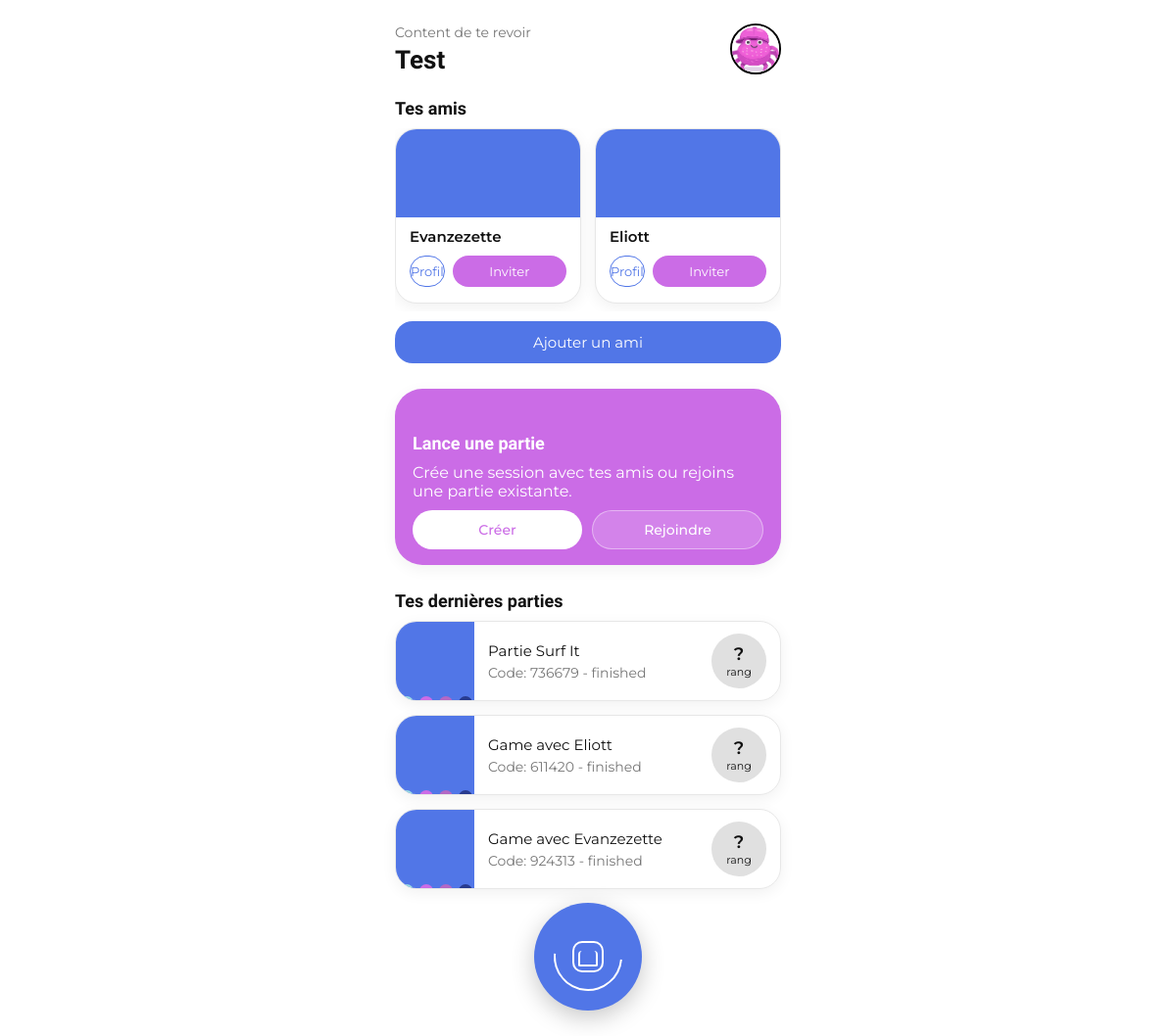
The page /home.php (signed in) on the database its author committed.
### tables this page shows
CREATE TABLE `joueurs` (
  `user_id` int NOT NULL,
  `nom` varchar(50) NOT NULL,
  `email` varchar(100) NOT NULL,
  `mot_de_passe` varchar(255) NOT NULL,
  `points_totaux` int DEFAULT '0',
  `victoires_totales` int DEFAULT '0',
  `date_creation` datetime DEFAULT CURRENT_TIMESTAMP,
  `avatar_path` varchar(255) DEFAULT NULL
);

CREATE TABLE `game_session` (
  `id` int NOT NULL,
  `host_id` int NOT NULL,
  `code` char(6) NOT NULL,
  `nom` varchar(100) DEFAULT NULL,
  `created_at` datetime DEFAULT CURRENT_TIMESTAMP,
  `finished_at` datetime DEFAULT NULL,
  `duration_seconds` int DEFAULT NULL,
  `status` enum('open','in_progress','finished') DEFAULT 'open'
);

### home.php (the view, shortened to what this page needs)
<?php
require 'db.php';
$currentUserId = (int) $_SESSION['user_id'];
$userStmt = $db->prepare("SELECT nom, avatar_path FROM joueurs WHERE user_id = ?");
$userStmt->execute([$currentUserId]);
$user = $userStmt->fetch(PDO::FETCH_ASSOC);
$avatarPath = !empty($user['avatar_path']) ? $user['avatar_path'] : 'avatars/avatar1.png';
$friendsStmt = $db->prepare("
    (
        SELECT j.user_id, j.nom, j.avatar_path
        FROM friends f
        JOIN joueurs j ON j.user_id = f.requested_id
        WHERE f.requester_id = ? AND f.status = 'accepted'
    )
    UNION
    (
        SELECT j.user_id, j.nom, j.avatar_path
        FROM friends f
        JOIN joueurs j ON j.user_id = f.requester_id
        WHERE f.requested_id = ? AND f.status = 'accepted'
    )
");
$friendsStmt->execute([$currentUserId, $currentUserId]);
$friends = $friendsStmt->fetchAll(PDO::FETCH_ASSOC);
$gamesStmt = $db->prepare("
    SELECT
        g.id,
        g.nom,
        g.code,
        g.status,
        g.created_at,
        g.finished_at
    FROM game_players gp
    JOIN game_session g ON g.id = gp.game_id
    WHERE gp.user_id = ?
      AND g.status = 'finished'
    ORDER BY COALESCE(g.finished_at, g.created_at) DESC
    LIMIT 5
");
$gamesStmt->execute([$currentUserId]);
$recentGames = $gamesStmt->fetchAll(PDO::FETCH_ASSOC);
?>
<!DOCTYPE html>
<html lang="fr">
<head>
    <link rel="stylesheet" href="home.css">
</head>
<body data-user-id="<?php echo (int)$currentUserId; ?>">
<div class="app">
    <header class="header">
        <div>
            <div class="header-text-small text-font">Content de te revoir</div>
            <div class="header-name title-font"><?php echo htmlspecialchars($user['nom']); ?></div>
        </div>
        <div class="avatar-circle" id="goToStats">
            <img src="<?php echo htmlspecialchars($avatarPath); ?>" alt="Avatar" class="avatar-img">
        </div>
    </header>
    <section class="friends-wrapper">
        <h2 class="section-title title-font">Tes amis</h2>
        <div class="friends-slider">
            <?php if (!empty($friends)): ?>
                <?php foreach ($friends as $f): ?>
                    <article class="friend-card">
                        <div class="friend-banner"></div>
                        <div class="friend-content">
                            <div class="friend-name text-font">
                                <?php echo htmlspecialchars($f['nom']); ?>
                            </div>
                            <div class="friend-actions-row">
                                <form method="GET" action="friend_profile.php">
                                    <button type="submit" class="friend-profile-btn text-font">Profil</button>
                                </form>
                                <button
                                    type="button"
                                    class="friend-invite-btn text-font"
                                    data-friend-id="<?php echo (int) $f['user_id']; ?>">
                                    Inviter
                                </button>
                            </div>
                        </div>
                    </article>
                <?php endforeach; ?>
            <?php else: ?>
                <p class="text-font no-games-text">Tu n as pas encore d amis, utilise le bouton ci dessous pour en ajouter.</p>
            <?php endif; ?>
        </div>
        <button class="add-friend-btn" id="btnAddFriend">Ajouter un ami</button>
    </section>
    <section class="game-actions">
        <div class="game-actions-card">
            <div class="game-actions-title title-font">Lance une partie</div>
            <p class="text-font">Crée une session avec tes amis ou rejoins une partie existante.</p>
            <div class="game-actions-buttons">
                <button class="btn-pill btn-create text-font" id="btnCreateGame">Créer</button>
                <button class="btn-pill btn-join text-font" id="btnJoinGame">Rejoindre</button>
            </div>
        </div>
    </section>
    <section class="recent-section">
        <h3 class="section-title title-font">Tes dernières parties</h3>
        <?php if (!empty($recentGames)): ?>
            <?php foreach ($recentGames as $g): ?>
                <article class="recent-card">
                    <div class="recent-visual">
                        <div class="recent-bubbles">
                            <div class="bubble"></div>
                            <div class="bubble"></div>
                            <div class="bubble"></div>
                            <div class="bubble"></div>
                        </div>
                    </div>
                    <div class="recent-main text-font">
                        <div>
                            <div class="recent-date">
                                <?php echo htmlspecialchars($g['nom'] ?: 'Partie Surf It'); ?>
                            </div>
                            <div class="no-games-text">
                                Code: <?php echo htmlspecialchars($g['code']); ?> - <?php echo htmlspecialchars($g['status']); ?>
                            </div>
                        </div>
                        <div class="recent-rank">
                            <span>?</span>
                            <small>rang</small>
                        </div>
                    </div>
                </article>
            <?php endforeach; ?>
        <?php else: ?>
            <p class="no-games-text text-font">Aucune partie terminée pour le moment.</p>
        <?php endif; ?>
    </section>
</div>
<div class="bottom-nav-wrapper">
    <div class="nav-wheel" id="homeWheel">
        <div class="nav-arrow"></div>
        <div class="nav-home-icon"></div>
    </div>
</div>
</body>
</html>

### rows shown on the page
joueurs: nom "Test", avatar_path (picture)
game_session: nom "Partie Surf It", code "736679", status "finished"
game_session: nom "Game avec Eliott", code "611420", status "finished"
game_session: nom "Game avec Evanzezette", code "924313", status "finished"

### other values the page prints
$f['nom'] "Evanzezette"
$f['nom'] "Eliott"
